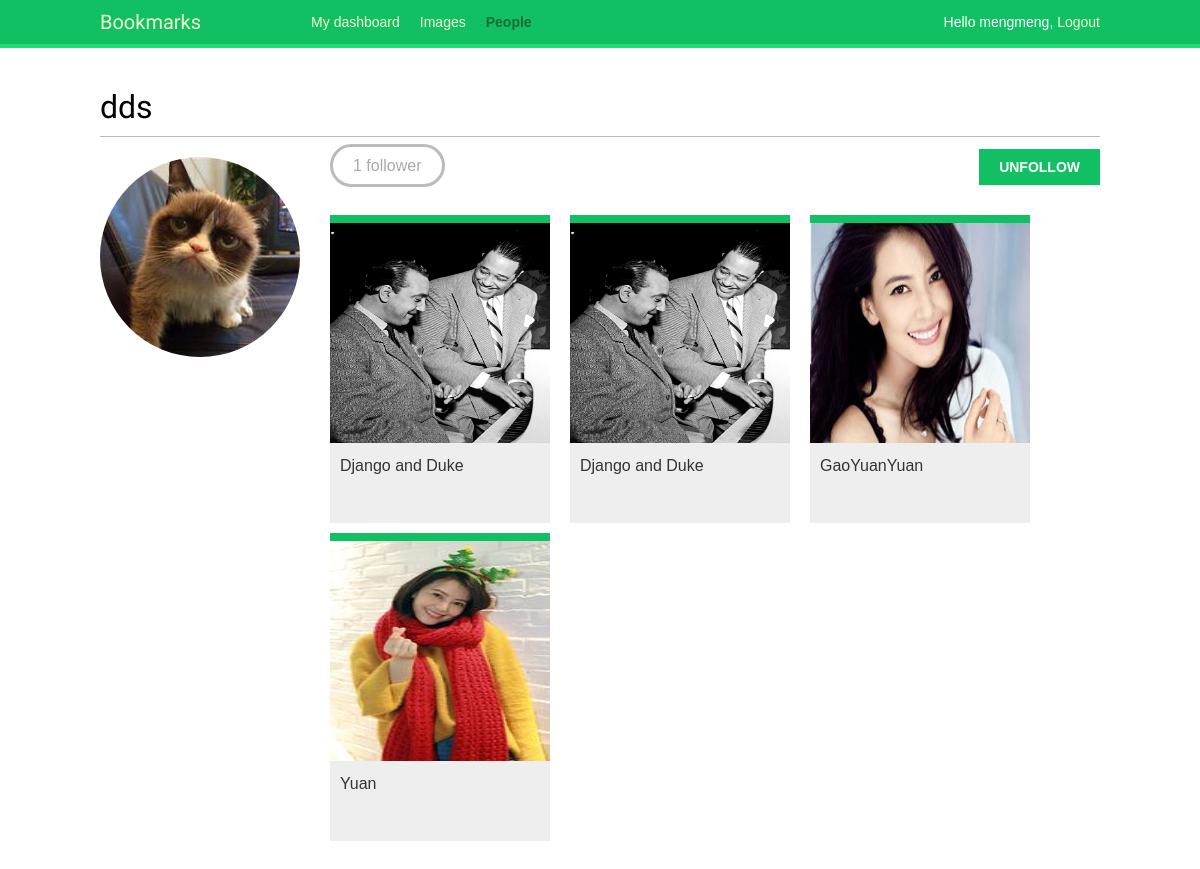
The app's page /account/users/dds/ (signed in) with its own data.
### images/models.py (models this page shows, shortened)
class Image(models.Model):
    user = models.ForeignKey(settings.AUTH_USER_MODEL,
                             related_name='images_created')
    title = models.CharField(max_length=200)
    slug = models.SlugField(max_length=200,blank=True)
    url = models.URLField()
    image = models.ImageField(upload_to='image/%Y/%m/%d')
    description = models.TextField(blank=True)
    created = models.DateField(auto_now_add=True,
                               db_index=True)
    users_like = models.ManyToManyField(settings.AUTH_USER_MODEL,
                                        related_name='image_liked',
                                        blank=True)
    total_likes = models.PositiveIntegerField(db_index=True,default=0)
    def get_absolute_url(self):
        return reverse('images:detail',args=[self.id,self.slug])

### account/views.py (the view)
@login_required
def user_detail(request,username):
    user = get_object_or_404(User,username=username,
                             is_active=True)
    return render(request,'account/user/detail.html',
                  {'section':'people','user':user})

### account/templates/account/user/detail.html (shortened to what this page needs)
{% extends "base.html" %}
{% load thumbnail %}
{% block content %}
    <h1>{{ user.username }}</h1>
    <div class="profile-info">
        {% thumbnail user.profile.photo "180x180" crop="100%" as im %}
            <img src="{{ im.url }}" class="user-detail">
        {% empty %}
            <img src="/media/default/love.jpg" alt="default" width="180" height="180">
        {% endthumbnail %}
    </div>
    {% with total_followers=user.followers.all.count %}
        <span class="count">
            <span class="total">{{ total_followers }}</span>
            follower{{ total_followers|pluralize }}
        </span>
        <a href="javascript:void(0)" data-id="{{ user.id }}" data-action="{% if request.user in user.followers.all %}un{% endif %}follow" class="follow button">
            {% if request.user not in user.followers.all %}
                Follow
            {% else %}
                Unfollow
            {% endif %}
        </a>
        <div id="image-list" class="image-container">
            {% include "images/image/list_ajax.html" with images=user.images_created.all %}
        </div>
    {% endwith %}
{% endblock %}

### account/templates/base.html (shortened to what this page needs)
{% load staticfiles %}
<!DOCTYPE html>
<html>
    <head>
	<link href="{% static "css/base.css" %}"rel="stylesheet">
    </head>
    <body>
	<div id="header">
	    <span class="logo">Bookmarks</span>
	    {% if request.user.is_authenticated %}
	    <ul class="menu">
		    <li {% if section == "dashboard" %}class="selected"{% endif %}>
		        <a href="{% url "dashboard" %}">My dashboard</a>
	 	    </li>
		    <li {% if section == "images" %}class="selected"{% endif %}>
		        <a href="{% url "images:list" %}">Images</a>
		    </li>
		    <li {% if section == "people"%}class="selected"{% endif %}>
		        <a href="{% url "user_list" %}">People</a>
		    </li>
	     </ul>
	    {% endif %}
	    <span class="user">
		    {% if request.user.is_authenticated %}
		        Hello {{ request.user.username }},
		        <a href="{% url "logout" %}">Logout</a>
		    {% else %}
		        <a href="{% url "login" %}">Log-in</a>
	    	{% endif %}
	    </span>
	</div>
	<div id="content">
	    {% block content %}
	    {% endblock %}
	</div>
    </body>
</html>

### images/templates/images/image/list_ajax.html
{% load thumbnail %}
{% for image in images %}
    <div class="image">
        <a href="{{ image.get_absolute_url }}">
            {% thumbnail image.image "300x300" crop="100%" as im %}
                <a href="{{ image.get_absolute_url }}">
                    <img src="{{ im.url }}">
                </a>
            {% endthumbnail %}
        </a>
        <div class="info">
            <a href="{{ image.get_absolute_url }}" class="title">
                {{ image.title }}
            </a>
        </div>
    </div>
{% endfor %}

### account/static/css/base.css (style rules this page uses)
body { margin:0; padding:0; font-family:helvetica, sans-serif; }
a { color:#12c064; text-decoration:none; }
h1, h2, h3, h4, h5 , h6 { font-family: 'Muli', sans-serif; font-weight:normal; }
h1 { border-bottom:1px solid #bbb; padding:0 0 10px 0; margin:10px 0 20px 0; }
#header { padding:10px 100px; font-size:14px; background:#12c064; color:#fff; border-bottom:4px solid #1cdf78; overflow:auto; }
#header .logo { font-family: 'Muli', sans-serif; float:left; color:#f3f7cc; font-size:20px; margin-right:10%; }
#header ul.menu { list-style:none; float:left; margin:0; padding:0; }
#header ul.menu li { float:left; padding:4px 10px; }
#header ul.menu li.selected a, #header ul.menu li.selected a:hover { color:#1b6d32; font-weight:bold; }
#header a { color:#f3f7cc; }
#header .user { float:right; padding-top:4px; }
#content { padding:30px 100px; }
input[type=submit], a.button { font-weight:bold; background:#12c064; color:#fff; padding:10px 20px; font-size:14px; text-transform:uppercase; }
.count { color:#aaa; border:3px solid #bbb; border-radius:26px; padding:10px 20px; margin:20px 10px 0; }
a.like, a.follow { float:right; margin-top:-8px; }
#image-list { overflow:auto; }
#image-list .image { float:left; width:220px; height:300px; margin:0 10px 10px 10px; border-top:8px solid #12c064; background:#eee; }
#image-list img { width:220px; height:220px; }
#image-list .info { padding:10px; }
#image-list .info a { color:#333; }
img.user-detail { border-radius:50%; float:left; }
.profile-info { float:left; overflow:auto; margin-right:20px; }
.image-container { margin-top:40px; }

### records on screen
Image: title "Django and Duke"
Image: title "Django and Duke"
Image: shows a picture, title "GaoYuanYuan"
Image: shows a picture, title "Yuan"

### other values on screen
{{ request.user.username }} "mengmeng"
{{ user.username }} "dds"
{{ total_followers }} "1"
